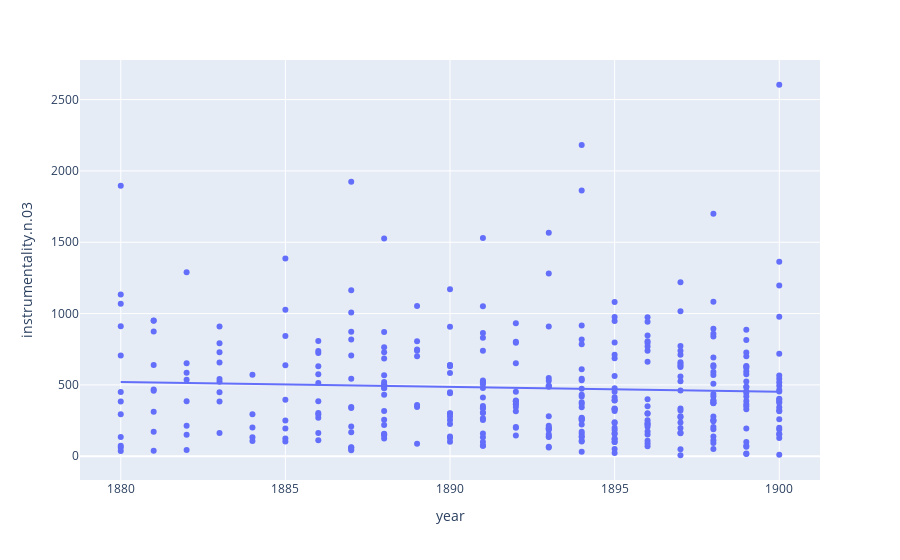

Notebook cell for this chart:
### Code cell
px.scatter(df, x='year', y='instrumentality.n.03', trendline='ols')

### Figure 1 — Plotly figure (JSON) as saved in the notebook; plotly's stock layout.template omitted (floating-point values rounded to 4 significant figures; data arrays with more than 128 entries replaced by an {"elided": "..."} marker saying what was removed)
{"data": [{"hovertemplate": "year=%{x}<br>instrumentality.n.03=%{y}<extra></extra>", "legendgroup": "", "marker": {"color": "#636efa", "symbol": "circle"}, "mode": "markers", "name": "", "orientation": "v", "showlegend": false, "type": "scatter", "x": {"elided": "357 int values"}, "xaxis": "x", "y": {"elided": "357 int values"}, "yaxis": "y"}, {"hovertemplate": "<b>OLS trendline</b><br>instrumentality.n.03 = -3.42228 * year + 6954.66<br>R<sup>2</sup>=0.002747<br><br>year=%{x}<br>instrumentality.n.03=%{y} <b>(trend)</b><extra></extra>", "legendgroup": "", "marker": {"color": "#636efa", "symbol": "circle"}, "mode": "lines", "name": "", "showlegend": false, "type": "scatter", "x": {"elided": "355 int values"}, "xaxis": "x", "y": {"elided": "355 float values"}, "yaxis": "y"}], "layout": {"autosize": true, "legend": {"tracegroupgap": 0}, "margin": {"t": 60}, "xaxis": {"anchor": "y", "autorange": true, "domain": [0, 1], "range": [1879.0, 1901.0], "title": {"text": "year"}, "type": "linear"}, "yaxis": {"anchor": "x", "autorange": true, "domain": [0, 1], "range": [-194.1, 2805.0], "title": {"text": "instrumentality.n.03"}, "type": "linear"}}}
